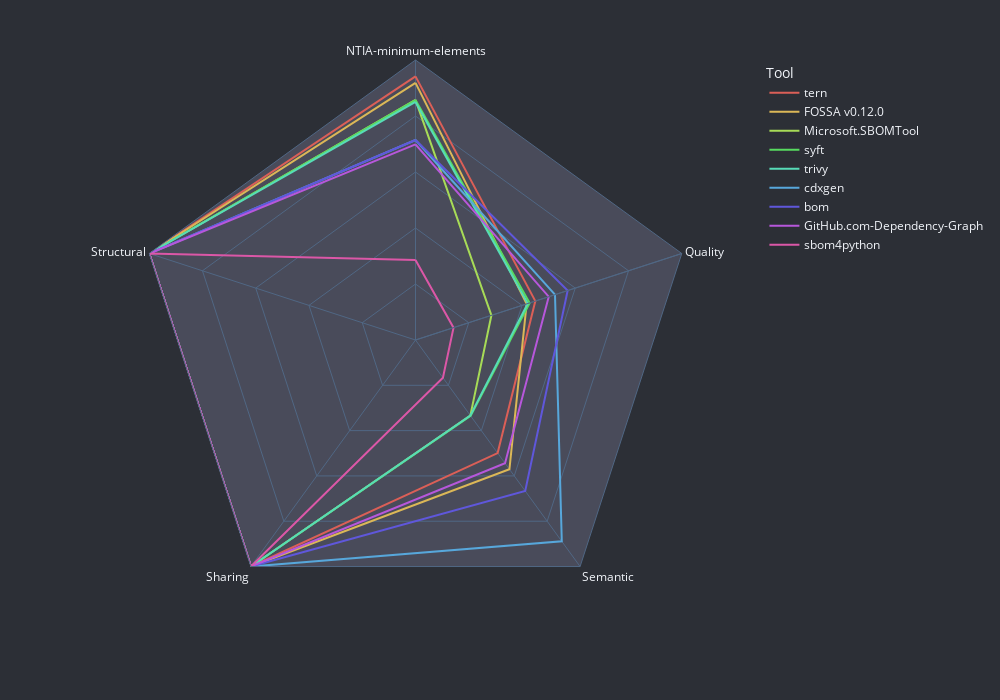

Notebook code cell kept with this figure:
### Code cell
#| hide
sbomqs_radar_chart(feature_qscores)

### Figure 1 — Plotly figure (JSON) as saved in the notebook; plotly's stock layout.template omitted (floating-point values rounded to 4 significant figures)
{"data": [{"hovertemplate": "Tool=tern<br>Score=%{r}<br>Category=%{theta}<extra></extra>", "legendgroup": "tern", "line": {"color": "#db5f57", "dash": "solid"}, "marker": {"symbol": "circle"}, "mode": "lines", "name": "tern", "r": [9.416, 4.5, 4.991, 10, 10, 9.416], "showlegend": true, "subplot": "polar", "theta": ["NTIA-minimum-elements", "Quality", "Semantic", "Sharing", "Structural", "NTIA-minimum-elements"], "type": "scatterpolar"}, {"hovertemplate": "Tool=FOSSA v0.12.0<br>Score=%{r}<br>Category=%{theta}<extra></extra>", "legendgroup": "FOSSA v0.12.0", "line": {"color": "#dbb757", "dash": "solid"}, "marker": {"symbol": "circle"}, "mode": "lines", "name": "FOSSA v0.12.0", "r": [9.185, 4.173, 5.708, 10, 10, 9.185], "showlegend": true, "subplot": "polar", "theta": ["NTIA-minimum-elements", "Quality", "Semantic", "Sharing", "Structural", "NTIA-minimum-elements"], "type": "scatterpolar"}, {"hovertemplate": "Tool=Microsoft.SBOMTool<br>Score=%{r}<br>Category=%{theta}<extra></extra>", "legendgroup": "Microsoft.SBOMTool", "line": {"color": "#a7db57", "dash": "solid"}, "marker": {"symbol": "circle"}, "mode": "lines", "name": "Microsoft.SBOMTool", "r": [8.578, 2.851, 3.333, 10, 10, 8.578], "showlegend": true, "subplot": "polar", "theta": ["NTIA-minimum-elements", "Quality", "Semantic", "Sharing", "Structural", "NTIA-minimum-elements"], "type": "scatterpolar"}, {"hovertemplate": "Tool=syft<br>Score=%{r}<br>Category=%{theta}<extra></extra>", "legendgroup": "syft", "line": {"color": "#57db5f", "dash": "solid"}, "marker": {"symbol": "circle"}, "mode": "lines", "name": "syft", "r": [8.571, 4.286, 3.35, 10, 10, 8.571], "showlegend": true, "subplot": "polar", "theta": ["NTIA-minimum-elements", "Quality", "Semantic", "Sharing", "Structural", "NTIA-minimum-elements"], "type": "scatterpolar"}, {"hovertemplate": "Tool=trivy<br>Score=%{r}<br>Category=%{theta}<extra></extra>", "legendgroup": "trivy", "line": {"color": "#57dbb7", "dash": "solid"}, "marker": {"symbol": "circle"}, "mode": "lines", "name": "trivy", "r": [8.502, 4.217, 3.333, 10, 10, 8.502], "showlegend": true, "subplot": "polar", "theta": ["NTIA-minimum-elements", "Quality", "Semantic", "Sharing", "Structural", "NTIA-minimum-elements"], "type": "scatterpolar"}, {"hovertemplate": "Tool=cdxgen<br>Score=%{r}<br>Category=%{theta}<extra></extra>", "legendgroup": "cdxgen", "line": {"color": "#57a7db", "dash": "solid"}, "marker": {"symbol": "circle"}, "mode": "lines", "name": "cdxgen", "r": [7.143, 5.238, 8.889, 10, 10, 7.143], "showlegend": true, "subplot": "polar", "theta": ["NTIA-minimum-elements", "Quality", "Semantic", "Sharing", "Structural", "NTIA-minimum-elements"], "type": "scatterpolar"}, {"hovertemplate": "Tool=bom<br>Score=%{r}<br>Category=%{theta}<extra></extra>", "legendgroup": "bom", "line": {"color": "#5f57db", "dash": "solid"}, "marker": {"symbol": "circle"}, "mode": "lines", "name": "bom", "r": [7.143, 5.714, 6.667, 10, 10, 7.143], "showlegend": true, "subplot": "polar", "theta": ["NTIA-minimum-elements", "Quality", "Semantic", "Sharing", "Structural", "NTIA-minimum-elements"], "type": "scatterpolar"}, {"hovertemplate": "Tool=GitHub.com-Dependency-Graph<br>Score=%{r}<br>Category=%{theta}<extra></extra>", "legendgroup": "GitHub.com-Dependency-Graph", "line": {"color": "#b757db", "dash": "solid"}, "marker": {"symbol": "circle"}, "mode": "lines", "name": "GitHub.com-Dependency-Graph", "r": [6.988, 5.003, 5.44, 10, 10, 6.988], "showlegend": true, "subplot": "polar", "theta": ["NTIA-minimum-elements", "Quality", "Semantic", "Sharing", "Structural", "NTIA-minimum-elements"], "type": "scatterpolar"}, {"hovertemplate": "Tool=sbom4python<br>Score=%{r}<br>Category=%{theta}<extra></extra>", "legendgroup": "sbom4python", "line": {"color": "#db57a7", "dash": "solid"}, "marker": {"symbol": "circle"}, "mode": "lines", "name": "sbom4python", "r": [2.857, 1.429, 1.667, 10, 10, 2.857], "showlegend": true, "subplot": "polar", "theta": ["NTIA-minimum-elements", "Quality", "Semantic", "Sharing", "Structural", "NTIA-minimum-elements"], "type": "scatterpolar"}], "layout": {"autosize": false, "height": 700, "legend": {"title": {"text": "Tool"}, "tracegroupgap": 0}, "margin": {"t": 60}, "paper_bgcolor": "#2c2f36", "polar": {"angularaxis": {"direction": "clockwise", "rotation": 90, "showgrid": true}, "bgcolor": "#494b5a", "domain": {"x": [0, 1], "y": [0, 1]}, "gridshape": "linear", "radialaxis": {"gridwidth": 1, "showticklabels": false}}, "width": 1000}}
